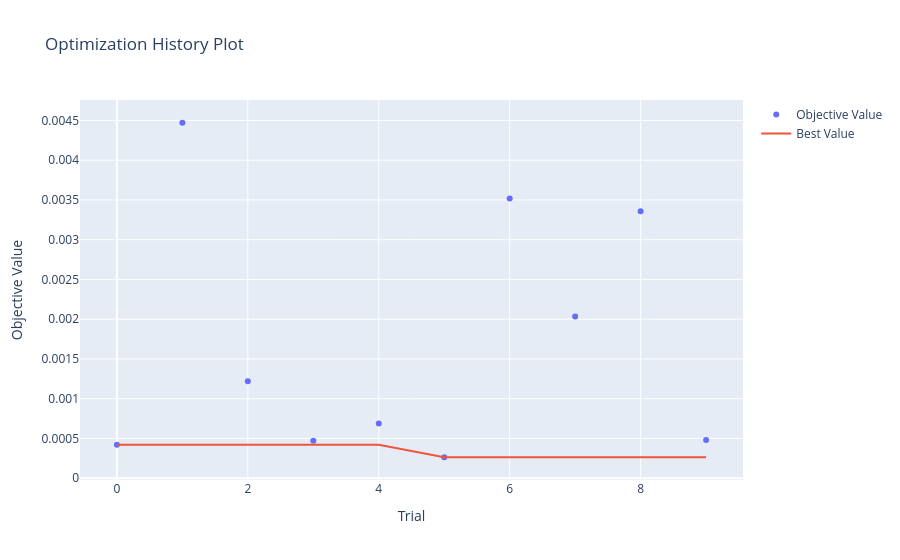

Notebook code cell kept with this figure:
### Code cell
import optuna.visualization as vis

vis.plot_optimization_history(study)

### Figure 1 — Plotly figure (JSON) as saved in the notebook; plotly's stock layout.template omitted (floating-point values rounded to 4 significant figures)
{"data": [{"mode": "markers", "name": "Objective Value", "type": "scatter", "x": [0, 1, 2, 3, 4, 5, 6, 7, 8, 9], "y": [0.0004202, 0.004471, 0.001219, 0.0004713, 0.0006869, 0.000263, 0.003517, 0.002032, 0.003358, 0.0004811]}, {"mode": "lines", "name": "Best Value", "type": "scatter", "x": [0, 1, 2, 3, 4, 5, 6, 7, 8, 9], "y": [0.0004202, 0.0004202, 0.0004202, 0.0004202, 0.0004202, 0.000263, 0.000263, 0.000263, 0.000263, 0.000263]}, {"marker": {"color": "#cccccc"}, "mode": "markers", "name": "Infeasible Trial", "showlegend": false, "type": "scatter", "x": [], "y": []}], "layout": {"title": {"text": "Optimization History Plot"}, "xaxis": {"title": {"text": "Trial"}}, "yaxis": {"title": {"text": "Objective Value"}}}}
